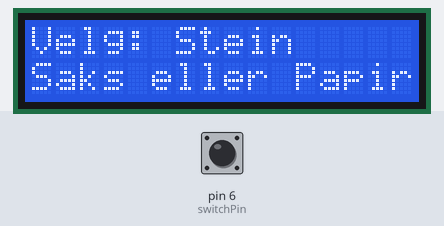
Simulated run of this sketch. Board: Arduino Uno, built with avr-gcc and run on an emulated ATmega328P. Shown: 16×2 character LCD. Inputs (shaded band) come from the test bench; at power-on: pin 6 (switchPin) LOW. Random numbers use the default seed unless the sketch sets one.

Above: at 1.2 s.
1.3 s: pin 6 (switchPin) pulled HIGH for 0.15 s
At 2.6 s:
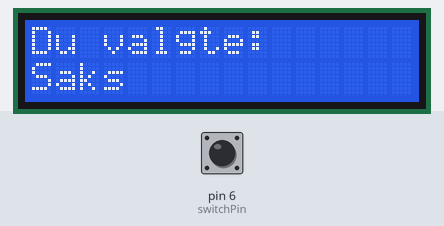
2.9 s: pin 6 (switchPin) pulsed HIGH 5 times (0.12 s each, 0.3 s apart)
At 4.9 s:
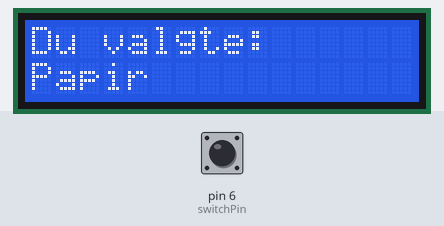
5.9 s: pin 6 (switchPin) pulled HIGH for 1 s
At 7.4 s:
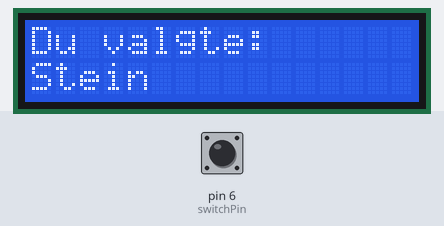
8.4 s: pin 6 (switchPin) pulled HIGH for 3.2 s
At 12.2 s:
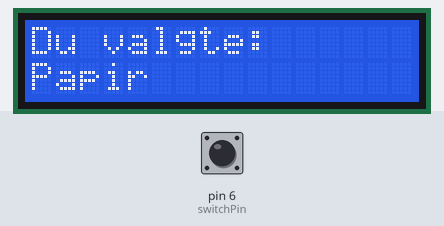
Timing chart, 0 to 13.7 s (numbered marks = the images above; inputs shaded):
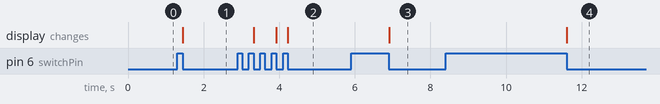

Measured:
- after the input at 1.3 s, the display: changes after 0.15 s (image 1)
- after the input at 2.9 s, the display: changes after 0.42 s (image 2)
- after the input at 5.9 s, the display: changes after 1.0 s (image 3)
- after the input at 8.4 s, the display: changes after 3.2 s (image 4)

The sketch:

eightball.ino
```cpp
#include <LiquidCrystal.h>
LiquidCrystal lcd(12, 11, 5, 4, 3, 2);
const int switchPin = 6;
int switchState = 0;
int prevSwitchState = 0;
int reply;

void setup() {
  // put your setup code here, to run once:
  lcd.begin(16, 2);
  pinMode(switchPin, INPUT);
  lcd.print("Velg: Stein");
  lcd.setCursor(0, 1);
  lcd.print("Saks eller Papir");
}

void loop() {
  // put your main code here, to run repeatedly:
  switchState = digitalRead(switchPin);
  if (switchState != prevSwitchState) {
    if (switchState == LOW) {
      reply = random(3);
      lcd.clear();
      lcd.setCursor(0, 0);
      lcd.print("Du valgte: ");
      lcd.setCursor(0, 1);
      switch(reply){
        case 0:
        lcd.print("Stein");
        break;
        case 1:
        lcd.print("Saks");
        break;
        case 2:
        lcd.print("Papir");
        break;
      }
    }
  }
  prevSwitchState = switchState;
}
```
